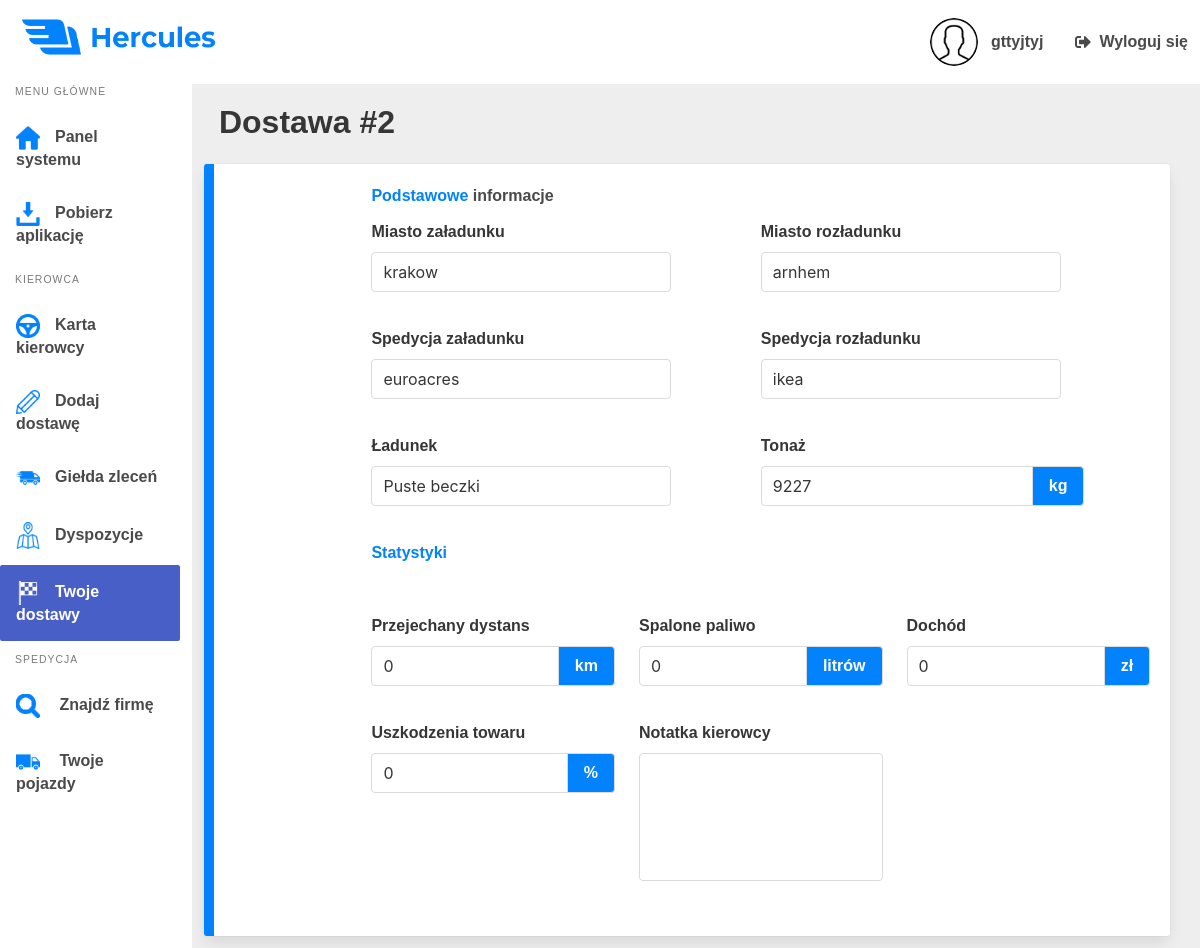
The app's page /Deliveries/2 (signed in), older data.
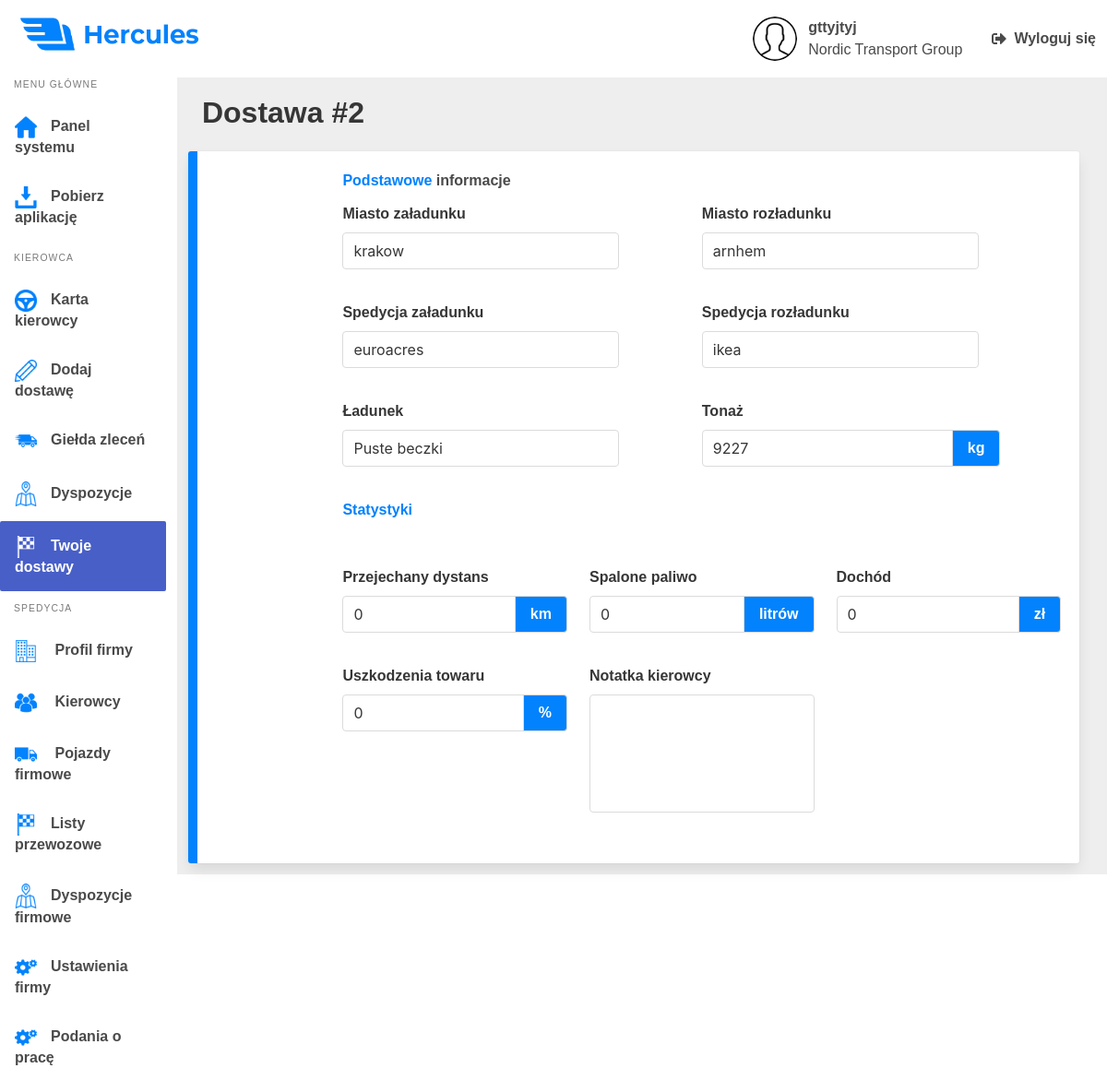
The same page, newer data.
### hercules_app/models.py (models this page shows, shortened)
class Company(models.Model):
    id = models.AutoField(primary_key=True)
    name = models.CharField(max_length=128)
    drivers_count = models.SmallIntegerField(default=0)
    logo = models.ImageField(upload_to='logos', default='')
    distance = models.PositiveIntegerField(default=0)
    fuel = models.PositiveIntegerField(default=0)
    average_fuel = models.FloatField(default=0.0)
    income = models.PositiveIntegerField(default=0)
    tonnage = models.PositiveIntegerField(default=0)
    waybill_count = models.PositiveIntegerField(default=0)
    description = models.TextField(default='')
    website = models.URLField(default='', blank=True, null=True)
    communicator_url = models.URLField(default='', blank=True, null=True)
    is_recruiting = models.BooleanField(default=True, blank=True)
    is_ets2 = models.BooleanField(default=True)
    is_ats = models.BooleanField(default=False)
    is_singleplayer = models.BooleanField(default=True)
    is_multiplayer = models.BooleanField(default=True)
    is_promods = models.BooleanField(default=False)
    dlc = models.CharField(max_length=256, default='', blank=True, null=True)

### hercules_app/views.py (the view)
@login_required(login_url="/login")
def ShowDeliveryDetailsView(request, waybill_id):
    driver_info = Driver.get_driver_info(request)
    delivery = Waybill.objects.get(id=waybill_id)
    if delivery.status == 'to-edit':
        form = AddWaybillForm(initial={
            'loading_city': delivery.loading_city,
            'loading_spedition': delivery.loading_spedition,
            'unloading_city': delivery.unloading_city,
            'unloading_spedition': delivery.unloading_spedition,
            'cargo': delivery.cargo,
            'fuel': delivery.fuel,
            'tonnage': delivery.tonnage,
            'distance': delivery.distance,
            'income': delivery.income,
        })
        args = {
            'nick': driver_info.nick,
            'avatar': driver_info.avatar,
            'company': driver_info.company,
            'position': driver_info.position,
            'form': form,
            'delivery': delivery
        }
        return render(request, 'hercules_app/delivery_details.html', args)
    else:
        args = {
            'nick': driver_info.nick,
            'avatar': driver_info.avatar,
            'company': driver_info.company,
            'position': driver_info.position,
            'delivery': delivery
        }
        return render(request, 'hercules_app/delivery_details.html', args)

### hercules_app/models.py (called while the page is built)
    def get_vehicle_info(driver):
        try:
            vehicle = Vehicle.objects.get(driver=driver)
            vehicle_info = {
                'brand': vehicle.brand,
                'model': vehicle.model,
                'cabin': vehicle.cabin,
                'engine_power': vehicle.engine_power,
                'odometer': vehicle.odometer,
                'photo': vehicle.photo.url,
            }
        except:
            vehicle_info = ''
        finally:
            return vehicle_info

    def set_driver_info(request):
        driver_info = Driver.get_driver_info_from_database(request.user)
        request.session['driver_info'] = driver_info

### hercules_app/templates/hercules_app/delivery_details.html (shortened to what the changed rows need)
{% load static %}
<!DOCTYPE html>
<html lang="pl-pl">
<head>
    <link rel="stylesheet" href="https://cdn.jsdelivr.net/npm/bulma@0.8.2/css/bulma.min.css">
    <link rel="stylesheet" type="text/css" href="{% static 'css/panel.css' %}">
    <link rel="stylesheet" type="text/css" href="{% static 'css/main.css' %}">
    <link rel="stylesheet" type="text/css" href="{% static 'css/verify.css' %}">
    <link rel="stylesheet" href="https://cdn.jsdelivr.net/npm/bulma@0.8.2/css/bulma.min.css">
</head>
<body>
{% include "hercules_app/main_panel.html" %}
    <div class="wrapper">
        <div class="columns">
            <aside class="column is-2 aside is-hidden-mobile is-placed-left">
                <nav class="menu">
                    <ul class="menu-list">
                        {% if position is None %}
                        <li>
                            <a href="/Companies">
                                <p class="option search-company">
                                    Znajdź firmę
                                </p>
                            </a>
                        </li>
                        {% elif position is not None %}
                        <li>
                            <a href="/Company/CompanyProfile">
                                <p class="option company-profile">
                                    Profil firmy
                                </p>
                            </a>
                        </li>
                        <li>
                            <a href="/Company/Drivers">
                                <p class="option drivers">
                                    Kierowcy
                                </p>
                            </a>
                        </li>
                        {% endif %}
                        <li>
                            <a href="/Vehicles">
                                <p class="option vehicles">{% if position is None %} Twoje pojazdy {% else %} Pojazdy
                                    firmowe {% endif %}</p>
                            </a>
                        </li>
                        {% if position == "Szef" or position == "Spedytor" %}
                        <li>
                            <a href="/Company/Waybills">
                                <p class="option waybills">Listy przewozowe</p>
                            </a>
                        </li>
                        <li>
                            <a href="/Company/Dispositions">
                                <p class="option dispositions">Dyspozycje firmowe</p>
                            </a>
                        </li>
                        {% endif %}
{% if position == "Szef" %}
                        <li>
                            <a href="/Settings">
                                <p class="option settings">Ustawienia firmy</p>
                            </a>
                        </li>
                        {% endif %}
                        {% if position == "Szef" %}
                        <li>
                            <a href="/Company/JobApplications">
                                <p class="option settings">Podania o pracę</p>
                            </a>
                        </li>
                        {% endif %}
                    </ul>
                </nav>
            </aside>
            <main class="column main">
                <h1 class="title">Dostawa #{{ delivery.id }} </h1>
            </main>
        </div>
    </div>
</body>
</html>

### hercules_app/templates/hercules_app/main_panel.html (shortened to what this page needs)
{% block content %}
{% load static %}
    <nav class="navbar" role="navigation" aria-label="main navigation">
        <div class="navbar-start">
            <div class="navbar-brand">
                <a class="navbar-item">
                    <img src="{% static 'assets/logo.webp' %}" width="194" height="55">
                </a>
            </div>
        </div>
        <div class="navbar-end is-hidden-mobile">
            <a class="navbar-item">
                <figure class="image is-48x48 avatar-fig">
                    <img class="avatar" src="{{ avatar }}">
                </figure>
                <span class="user">
                    <p class="username">{{ nick }}</p>
                    {% if company is not None and company != None %}
                    <p class="user-company">{{ company }}</p>
                    {% endif %}
                </span>
            </a>
            <a href="/logout" class="navbar-item">
                <span class="icon is-medium logout">
                    <i class="fas fa-sign-out-alt"></i>
                </span>
                <p class="logout-text">Wyloguj się</p>
            </a>
        </div>
    </nav>
{% endblock %}

Row changes from the older to the newer data that the page shows:
changed Driver "gttyjtyj": position empty → "Szef" (drawn)
now on this page (row unchanged): Company: name "Nordic Transport Group"
Text that changed along with them:
text no longer shown: "Znajdź firmę Twoje pojazdy"
text now shown: "Profil firmy Kierowcy Pojazdy firmowe Listy przewozowe Dyspozycje firmowe Ustawienia firmy Podania o pracę"
